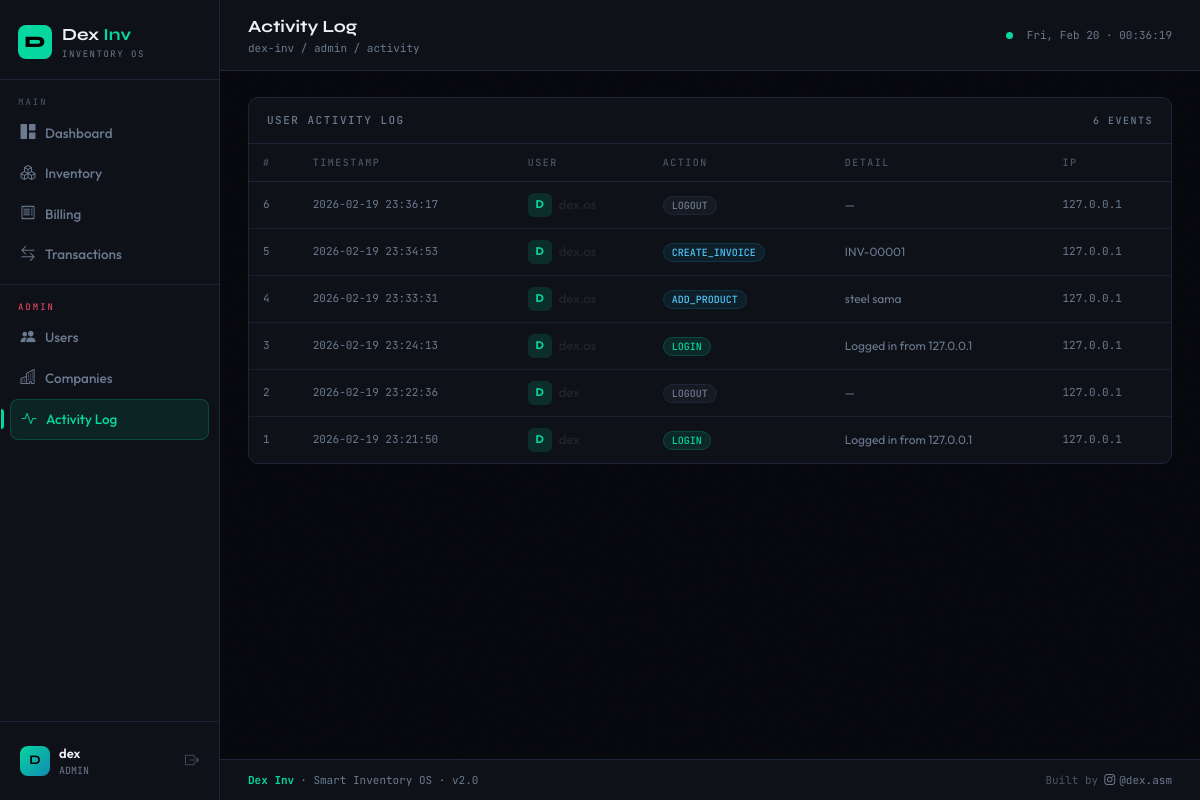
/admin/activity (signed in), run on the app's committed database.
### tables this page shows
CREATE TABLE activity_log (
            id INTEGER PRIMARY KEY,
            user_id INTEGER,
            username TEXT,
            action TEXT,
            detail TEXT,
            ip TEXT,
            timestamp TEXT DEFAULT CURRENT_TIMESTAMP
        );

### app.py (the view)
@app.route('/admin/activity')
@admin_required
def admin_activity():
    conn = get_db()
    logs = conn.execute("SELECT * FROM activity_log ORDER BY id DESC LIMIT 200").fetchall()
    conn.close()
    return render_template('admin_activity.html', logs=logs)

### app.py (called while the page is built)
def get_db():
    conn = sqlite3.connect(DB)
    conn.row_factory = sqlite3.Row
    return conn

def login_required(f):
    @wraps(f)
    def wrap(*a, **kw):
        if 'user' not in session: return redirect(url_for('login'))
        return f(*a, **kw)
    return wrap

def admin_required(f):
    @wraps(f)
    def wrap(*a, **kw):
        if session.get('role') != 'admin': return redirect(url_for('dashboard'))
        return f(*a, **kw)
    return login_required(wrap)

### templates/admin_activity.html (shortened to what this page needs)
{% extends 'base.html' %}
{% block pagetitle %}Activity Log{% endblock %}
{% block breadcrumb %}dex-inv / admin / activity{% endblock %}
{% block content %}
<div class="card" style="animation:pageIn .35s ease both">
  <div class="card-hd">
    <span>User Activity Log</span>
    <span style="color:var(--muted2);font-family:var(--font-mono);font-size:10px">{{ logs|length }} events</span>
  </div>
  <div style="overflow-x:auto">
    <table class="dtable">
      <thead><tr>
        <th>#</th><th>Timestamp</th><th>User</th><th>Action</th><th>Detail</th><th>IP</th>
      </tr></thead>
      <tbody>
        {% for log in logs %}
        <tr>
          <td style="font-family:var(--font-mono);font-size:11px;color:var(--muted2)">{{ log.id }}</td>
          <td style="font-family:var(--font-mono);font-size:11px;color:var(--muted2);white-space:nowrap">{{ log.timestamp }}</td>
          <td>
            <div style="display:flex;align-items:center;gap:7px">
              <div style="width:24px;height:24px;border-radius:6px;background:rgba(6,214,160,.15);
                display:flex;align-items:center;justify-content:center;font-size:11px;font-weight:700;color:#06d6a0;flex-shrink:0">
                {{ log.username[0].upper() if log.username else '?' }}
              </div>
              <span style="font-size:13px;font-weight:500">{{ log.username or '—' }}</span>
            </div>
          </td>
          <td>
            {% set a = log.action.lower() %}
            <span class="chip {% if 'login' in a %}chip-green{% elif 'delete' in a %}chip-red{% elif 'add' in a or 'create' in a %}chip-blue{% elif 'edit' in a or 'update' in a %}chip-yellow{% else %}chip-gray{% endif %}">
              {{ log.action }}
            </span>
          </td>
          <td style="font-size:12px;color:var(--muted2)">{{ log.detail or '—' }}</td>
          <td style="font-family:var(--font-mono);font-size:11px;color:var(--muted2)">{{ log.ip or '—' }}</td>
        </tr>
        {% else %}
        <tr><td colspan="6" style="text-align:center;padding:40px;color:var(--muted2)">No activity recorded yet.</td></tr>
        {% endfor %}
      </tbody>
    </table>
  </div>
</div>
{% endblock %}

### templates/base.html (shortened to what this page needs)
<!DOCTYPE html>
<html lang="en">
<head>
  <link href="https://cdn.jsdelivr.net/npm/bootstrap@5.3.0/dist/css/bootstrap.min.css" rel="stylesheet"/>
  <link href="https://cdn.jsdelivr.net/npm/bootstrap-icons@1.11.0/font/bootstrap-icons.css" rel="stylesheet"/>
</head>
<body>
<div class="app-wrap">
<nav id="sidebar">
  <div class="sidebar-logo">
    <div class="logo-mark">D</div>
    <div>
      <div class="logo-text">Dex <span>Inv</span></div>
      <div class="logo-sub">INVENTORY OS</div>
    </div>
  </div>
  <div class="nav-group">
    <div class="nav-group-label">Main</div>
    <a href="/dashboard" class="nav-link {% if request.path=='/dashboard' %}active{% endif %}">
      <i class="bi bi-grid-1x2-fill"></i>Dashboard
    </a>
    <a href="/inventory" class="nav-link {% if '/inventory' in request.path or '/product' in request.path %}active{% endif %}">
      <i class="bi bi-boxes"></i>Inventory
    </a>
    <a href="/invoices" class="nav-link {% if '/invoice' in request.path %}active{% endif %}">
      <i class="bi bi-receipt"></i>Billing
    </a>
    <a href="/transactions" class="nav-link {% if request.path=='/transactions' %}active{% endif %}">
      <i class="bi bi-arrow-left-right"></i>Transactions
    </a>
  </div>
  {% if session.role == 'admin' %}
  <div class="nav-group" style="border-top:1px solid var(--border);padding-top:10px;margin-top:4px;">
    <div class="nav-group-label" style="color:#ff4d6d">Admin</div>
    <a href="/admin/users" class="nav-link {% if request.path=='/admin/users' %}active{% endif %}">
      <i class="bi bi-people-fill"></i>Users
    </a>
    <a href="/admin/companies" class="nav-link {% if request.path=='/admin/companies' %}active{% endif %}">
      <i class="bi bi-buildings"></i>Companies
    </a>
    <a href="/admin/activity" class="nav-link {% if request.path=='/admin/activity' %}active{% endif %}">
      <i class="bi bi-activity"></i>Activity Log
    </a>
  </div>
  {% endif %}
  <div class="sidebar-footer">
    <div class="user-chip">
      <div class="avatar">{{ session.user[0].upper() }}</div>
      <div class="user-info">
        <div class="user-name">{{ session.user }}</div>
        <div class="user-role">{{ session.role }}</div>
      </div>
      <a href="/logout" class="logout-btn" title="Logout"><i class="bi bi-box-arrow-right"></i></a>
    </div>
  </div>
</nav>
<div id="main">
  <div class="topbar">
    <div class="topbar-left">
      <div class="topbar-title">{% block pagetitle %}Dashboard{% endblock %}</div>
      <div class="topbar-path">{% block breadcrumb %}dex-inv / dashboard{% endblock %}</div>
    </div>
    <div class="topbar-right">
      <div class="status-dot" title="System Online"></div>
      <div class="topbar-time" id="clock">—</div>
    </div>
  </div>
  <div class="content page-enter">
    {% block content %}{% endblock %}
  </div>
  <footer class="app-footer">
    <div class="footer-brand"><strong>Dex Inv</strong> · Smart Inventory OS · v2.0</div>
    <div class="footer-credit">
      Built by
      <a href="https://instagram.com/dex.asm" target="_blank">
        <i class="bi bi-instagram"></i>@dex.asm
      </a>
    </div>
  </footer>
</div>
</div>
</body>
</html>

### data on the page
activity_log: id "6", timestamp "2026-02-19 23:36:17", username "D", username "dex.os", action "LOGOUT", detail "—", ip "127.0.0.1"
activity_log: id "5", timestamp "2026-02-19 23:34:53", username "D", username "dex.os", action "CREATE_INVOICE", detail "INV-00001", ip "127.0.0.1"
activity_log: id "4", timestamp "2026-02-19 23:33:31", username "D", username "dex.os", action "ADD_PRODUCT", detail "steel sama", ip "127.0.0.1"
activity_log: id "3", timestamp "2026-02-19 23:24:13", username "D", username "dex.os", action "LOGIN", detail "Logged in from 127.0.0.1", ip "127.0.0.1"
activity_log: id "2", timestamp "2026-02-19 23:22:36", username "D", username "dex", action "LOGOUT", detail "—", ip "127.0.0.1"
activity_log: id "1", timestamp "2026-02-19 23:21:50", username "D", username "dex", action "LOGIN", detail "Logged in from 127.0.0.1", ip "127.0.0.1"

### other printed values
{{ session.user[0].upper() }} "D"
{{ session.user }} "dex"
{{ session.role }} "ADMIN"
{{ logs|length }} "6"
